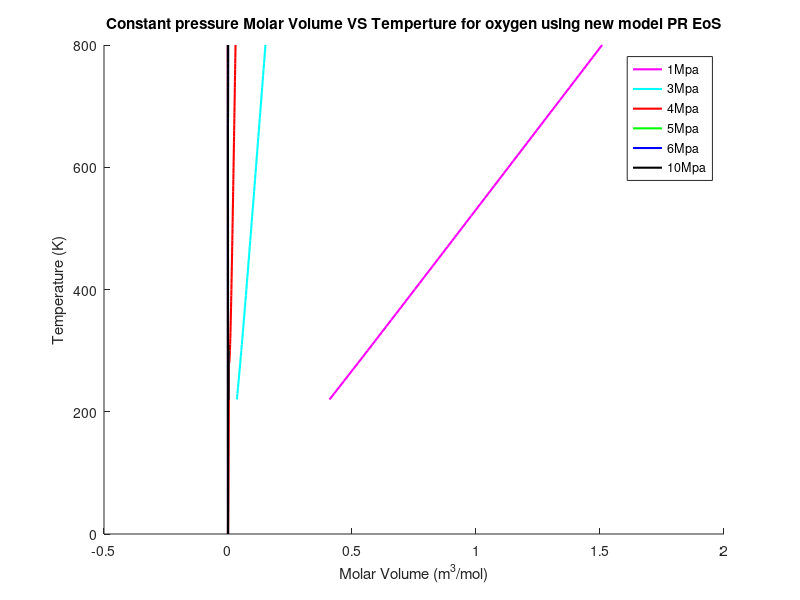
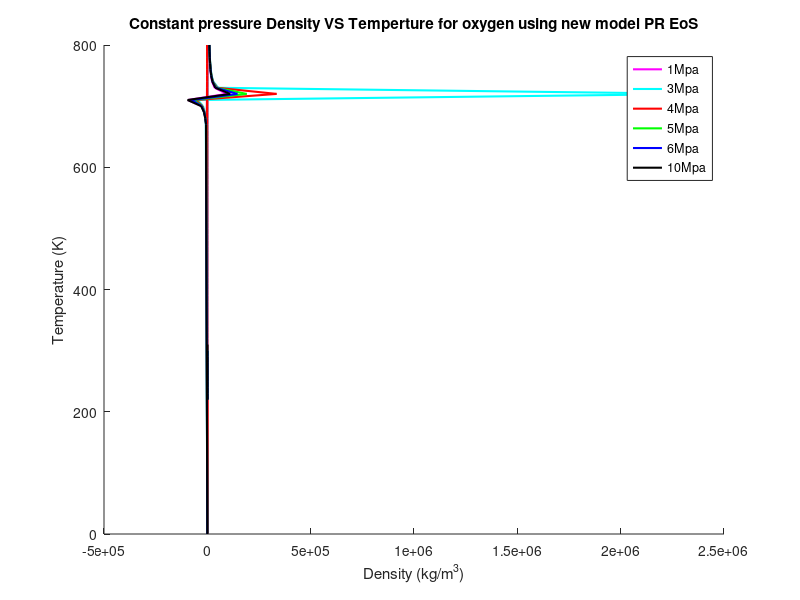

Write the MATLAB code that produced these figures, in order.
clear
clc
load('CO2_alpha.mat')

%%
% load oxygen_sat_data.mat
omega = 0.224; %Acentric factor
Tc = 304.1; %K
Pc = 7380000; %Pa
R = 8.31446; %J/(mol*K)
b = 0.07780*(R*Tc/Pc); % m^3/mol
a = 0.45724*(((R^2)*(Tc^2))/Pc); % J*m^3/mol
M = 44.10/1000; %kg/mol
P = [0.1E6,1E6,5E6,7E6,8E6,10E6];
delta_T = 10;
for j = 1:1:6
    T = 220;
    for i = 1:1:59
        A = (a*alpha(i,j)*P(j))/(R^2*T^2);
        B = (b*P(j))/(R*T);
        z = roots([1 -(1-B) (A-2*B-3*B^2) -(A*B-B^2-B^3)]);
        
        %decide the state whether it is vap or liq
        if imag(z(1,1)) == 0
            z_vap(i,j) = z(1,1);
            rho_vap(i,j) = P(j)*M/(z_vap(i,j)*R*T);
            v_vap(i,j) = 1/rho_vap(i,j);
            temp_vap(i,j)=T;
        end
        if imag(z(2,1)) == 0
            z_mid(i,j) = z(2,1);
            rho_mid(i,j) = P(j)*M/(z_mid(i,j)*R*T);
            v_mid(i,j) = 1/rho_mid(i,j);
            temp_mid(i,j)=T;
            
        end
        if imag(z(3,1))==0
            z_liq(i,j) = z(3,1);
            rho_liq(i,j) = P(j)*M/(z_liq(i,j)*R*T);
            v_liq(i,j) = 1/rho_liq(i,j);
            temp_liq(i,j)=T;
        end
        T_save(i)= T;
        T = T + delta_T;
    end
end

for j = 1:1:6
    for i = 1:1:59
        if temp_vap(i,j)== 0
           temp_vap(i,j) = NaN;
           v_vap(i,j) = NaN;
           rho_vap(i,j)=NaN;
        end
    end
end
for j = 1:1:6
    for i = 1:1:39
        if temp_liq(i,j)== 0
           temp_liq(i,j) = NaN;
           v_liq(i,j) = NaN;
           rho_liq(i,j) =NaN;
        end
    end
end
for j = 1:1:2
    for i = 1:1:31
        if temp_mid(i,j)== 0
           temp_mid(i,j) = NaN;
           v_mid(i,j) = NaN;
           rho_mid(i,j) =NaN;
        end
    end
end

color = ["m","c","r","g","b","k"];

figure(1)
hold on 
plot([NaN;v_liq(:,1);NaN;v_mid(:,1);NaN;v_vap(:,1);NaN],[NaN;temp_liq(:,1);NaN;temp_mid(:,1);NaN;temp_vap(:,1);NaN],color(1),'linewidth',1.5);
plot([NaN;v_liq(:,2);NaN;v_mid(:,2);NaN;v_vap(:,2);NaN],[NaN;temp_liq(:,2);NaN;temp_mid(:,2);NaN;temp_vap(:,2);NaN],color(2),'linewidth',1.5);
plot([NaN;v_liq(:,3);NaN;v_mid(:,3);NaN;v_vap(:,3);NaN],[NaN;temp_liq(:,3);NaN;temp_mid(:,3);NaN;temp_vap(:,3);NaN],color(3),'linewidth',1.5);
plot([NaN;v_liq(:,4);NaN],[NaN;temp_liq(:,4);NaN],color(4),'linewidth',1.5);
plot([NaN;v_liq(:,5);NaN],[NaN;temp_liq(:,5);NaN],color(5),'linewidth',1.5);
plot([v_liq(:,6)],[temp_liq(:,6)],color(6),'linewidth',1.5);
% plot(v_liq_sat,T_sat,"rp");
% plot(v_vapor_sat,T_sat,"rp");
legend("1Mpa","3Mpa","4Mpa","5Mpa","6Mpa","10Mpa","Saturation line")
title("Constant pressure Molar Volume VS Temperture for oxygen using new model PR EoS")
xlabel("Molar Volume (m^3/mol)")
ylabel("Temperature (K)")
% axis([0 0.8*10^-3 40 160])
hold off

figure(2)
hold on 
plot([NaN;rho_liq(:,1);NaN;rho_mid(:,1);NaN;rho_vap(:,1);NaN],[NaN;temp_liq(:,1);NaN;temp_mid(:,1);NaN;temp_vap(:,1);NaN],color(1),'linewidth',1.5);
plot([NaN;rho_liq(:,2);NaN;rho_mid(:,2);NaN;rho_vap(:,2);NaN],[NaN;temp_liq(:,2);NaN;temp_mid(:,2);NaN;temp_vap(:,2);NaN],color(2),'linewidth',1.5);
plot([NaN;rho_liq(:,3);NaN;rho_mid(:,3);NaN;rho_vap(:,3);NaN],[NaN;temp_liq(:,3);NaN;temp_mid(:,3);NaN;temp_vap(:,3);NaN],color(3),'linewidth',1.5);
plot([NaN;rho_liq(:,4);NaN],[NaN;temp_liq(:,4);NaN],color(4),'linewidth',1.5);
plot([NaN;rho_liq(:,5);NaN],[NaN;temp_liq(:,5);NaN],color(5),'linewidth',1.5);
plot([rho_liq(:,6)],[temp_liq(:,6)],color(6),'linewidth',1.5);
% plot(rho_liq_sat,T_sat,"rp");
% plot(rho_vapor_sat,T_sat,"rp");
legend("1Mpa","3Mpa","4Mpa","5Mpa","6Mpa","10Mpa","Saturation line")
title("Constant pressure Density VS Temperture for oxygen using new model PR EoS")
xlabel("Density (kg/m^3)")
ylabel("Temperature (K)")
hold off